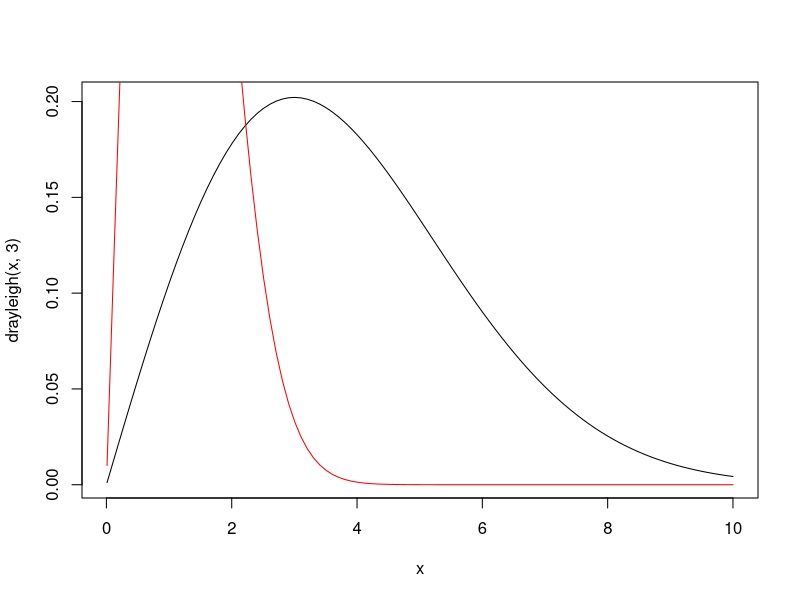
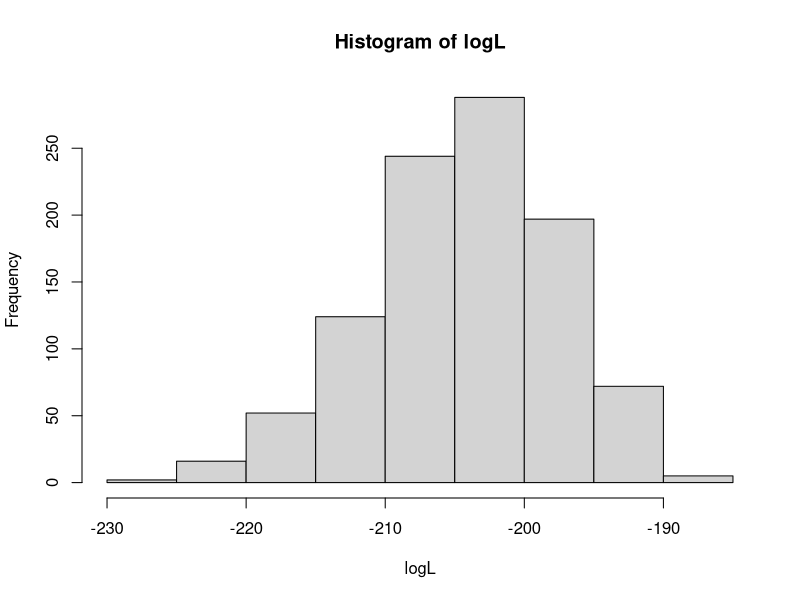
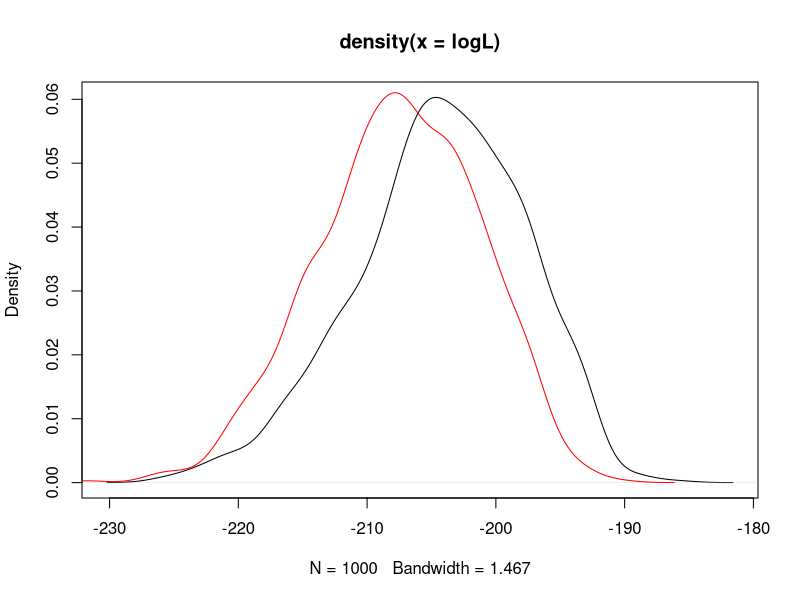
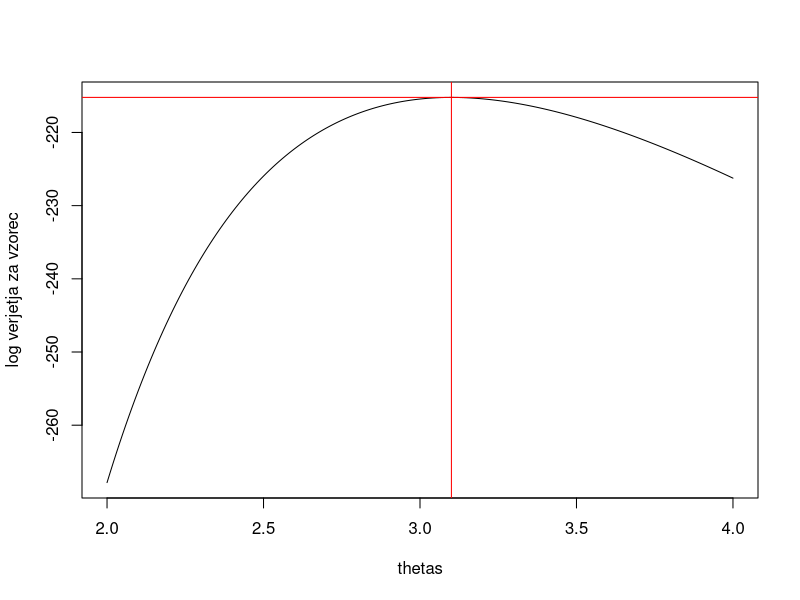

These charts were generated, in order, by the following R code:
# naloga 4.1

vzorec  = c(-1, 1,-1, 1, 2, 2, 0, 0,-1, 0, 1, 1, 1)

n = length(vzorec)
# 1. in 2. moment
mu1 = sum(vzorec)/n # izracunan na vzorcu
mu2 = sum(vzorec^2)/n

a = (mu2 - 1)/2
b = (mu1+1)/2 - mu2 + 1


# naloga 4.8
library(VGAM)
curve(drayleigh(x,3),from=0.01,to=10)
curve(drayleigh(x,1),from=0.01,to=10,add=TRUE,col="red")

set.seed(42)
n=100
vzorec=rrayleigh(n,3)
# ocena za theta:
thetaHat = sqrt(sum(vzorec^2)/(2*n))

#verjetje
log(prod(drayleigh(vzorec,3)))

# simulacija logaritmiranih verjetij
logVerjetje = function(theta,n){
  vzorec=rrayleigh(n,theta)
  return(log(prod(drayleigh(vzorec,theta))))
}

logL =replicate(1000,logVerjetje(3,100))
hist(logL)
plot(density(logL))

# verjetja za drug parameter theta (3.1)
logL1 =replicate(1000,logVerjetje(thetaHat,100))
lines(density(logL1),col="red")


# 
set.seed(42)
n=100
vzorec=rrayleigh(n,3)
thetas = seq(2,4,0.01)
# izracunamo logaritmirano verjetje za vzorec pri razlicnih thetah
logLVzorec = 
  sapply(thetas,FUN = function(x)log(prod(drayleigh(vzorec,x))))
plot(thetas,logLVzorec,type="l", ylab="log verjetja za vzorec") 
# narisemo log. verjetja
abline(v=thetaHat,col="red")
logLVHat = logLVzorec[max(which(thetas<thetaHat))] 
# pribl. pokazemo, da je thetaHat ekstrem
abline(h=logLVHat,col="red")

# izracun variance cenilke
varTheta = thetaHat^2/(4*n)

c(thetaHat - qnorm(0.975)*sqrt(varTheta), 
  thetaHat + qnorm(0.975)*sqrt(varTheta))
